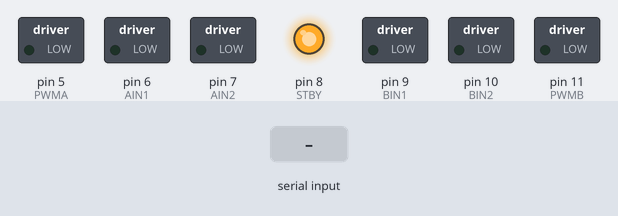
Recording of a sketch running on a simulated Arduino Uno, built with avr-gcc and run on an emulated ATmega328P. On the bench: switched loads named in the sketch (green lamp = pin HIGH), output pins drawn as LEDs (lit = HIGH). Inputs (shaded band) come from the test bench.

Above: at 1.2 s.
1.3 s: "a" received over Serial
At 2.4 s:
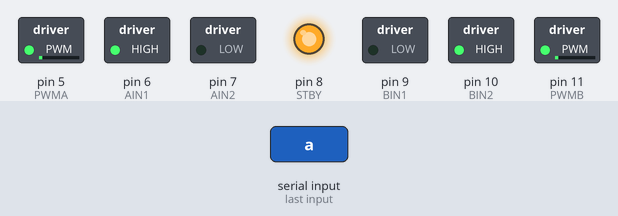
2.8 s: "b" received over Serial
At 3.5 s:
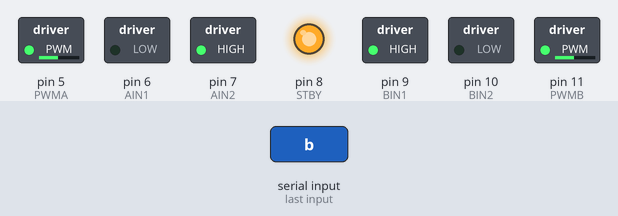
4.3 s: "c" received over Serial
At 4.7 s:
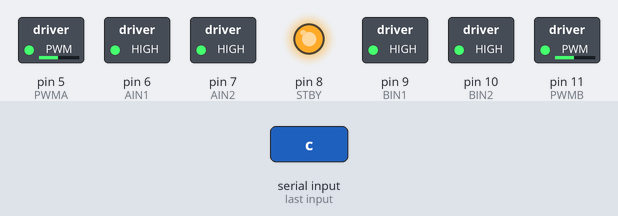
5.8 s: "a" received over Serial
At 7.0 s:
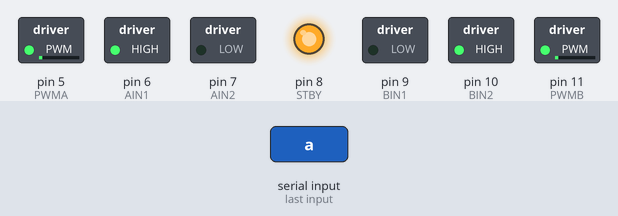
7.3 s: "c" received over Serial
At 8.2 s:
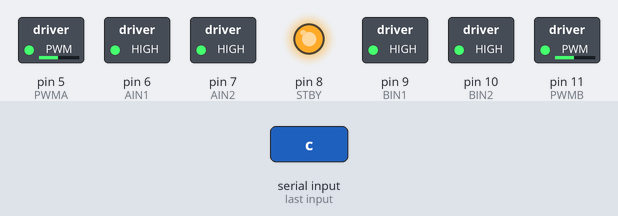
Timing chart, 0 to 9.8 s (numbered marks = the images above; inputs shaded):
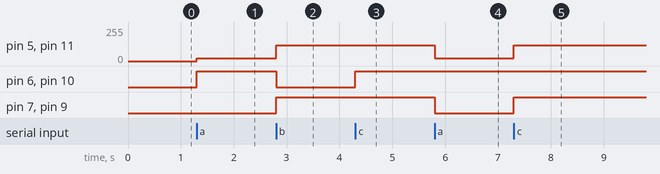

The sketch:

TesteMotores.ino
```cpp
const int PWMA = 5, AIN1 = 6, AIN2 = 7, STBY = 8, BIN1 = 9, BIN2 = 10, PWMB = 11;

int MTA = 0, MTB = 0;

void setup() {
  // put your setup code here, to run once:
  pinMode(PWMA, OUTPUT);
  pinMode(AIN1, OUTPUT);
  pinMode(AIN2, OUTPUT);
  pinMode(STBY, OUTPUT);
  pinMode(BIN1, OUTPUT);
  pinMode(BIN2, OUTPUT);
  pinMode(PWMB, OUTPUT);

  digitalWrite(STBY, HIGH);
  Serial.begin(9600);


}

void loop() {
  // put your  main code here, to run repeatedly:
  analogWrite(PWMA,MTA);
  analogWrite(PWMB,MTB);
  int dado;
  if(Serial.available()>0)
  {
    dado = Serial.read();
  }
  switch (dado)
  {
  case 'a':
    digitalWrite(AIN1, HIGH);
    digitalWrite(AIN2, LOW);
    digitalWrite(BIN1, LOW);
    digitalWrite(BIN2, HIGH);
    MTA = 20;
    MTB = 20;
    break;
  case 'b':
    digitalWrite(AIN1, LOW);
    digitalWrite(AIN2, HIGH);
    digitalWrite(BIN1, HIGH);
    digitalWrite(BIN2, LOW);
    MTA = 120;
    MTB = 120;
    break;
  case 'c':
    digitalWrite(AIN1, HIGH);
    digitalWrite(AIN2, HIGH);
    digitalWrite(BIN1, HIGH);
    digitalWrite(BIN2, HIGH);
    MTA = 120;
    MTB = 120;
    break;
  }
}
```

Measured:
- after the input at 1.3 s, pin 5 (PWMA), pin 11 (PWMB): 0/255 → 20/255 at once; pin 6 (AIN1), pin 10 (BIN2): LOW → HIGH at once
- after the input at 2.8 s, pin 5 (PWMA), pin 11 (PWMB): 20/255 → 120/255 at once; pin 6 (AIN1), pin 10 (BIN2): HIGH → LOW at once; pin 7 (AIN2), pin 9 (BIN1): LOW → HIGH at once
- after the input at 4.3 s, pin 6 (AIN1), pin 10 (BIN2): LOW → HIGH at once
- after the input at 5.8 s, pin 5 (PWMA), pin 11 (PWMB): 120/255 → 20/255 at once; pin 7 (AIN2), pin 9 (BIN1): HIGH → LOW at once
- after the input at 7.3 s, pin 5 (PWMA), pin 11 (PWMB): 20/255 → 120/255 at once; pin 7 (AIN2), pin 9 (BIN1): LOW → HIGH at once
